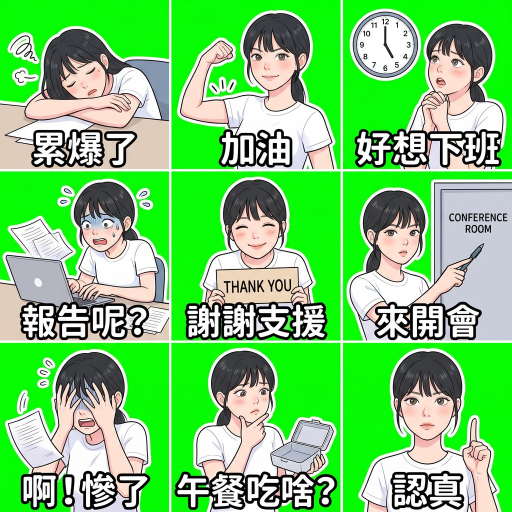
#> input picture reference/upstream-line-sticker-studio/assets/sample-grid.jpg, 1024 x 1024 px (shown at 1/2 size)
$ python slice_line_stickers.py ../reference/upstream-line-sticker-studio/assets/sample-grid.jpg
#> lines starting #> are read from the running program, lines starting #| are printed output that depends on the picture
### src/sticker_forge/grid_tool.py
#!/usr/bin/env python3
"""
sticker_forge/grid_tool.py
Ann Cheng 16 宮格 AI 似顏繪 LINE 貼圖自動切圖與規格驗證工具。
對應規範：docs/line-sticker-16-grid-prompt-spec.md
對應任務：T-20261031-02

功能：
1. 讀取 1480x1280 的透明排列圖，自動切出 16 張 370x320 PNG (01.png ~ 16.png)。
2. 檢查 Alpha Channel 透明通道、實質去背透明度、尺寸與四周 10px 安全邊距合規性。
3. 檢查單張檔案大小不超過 1MB 上限，並以「可見像素」啟發式防範空白貼圖（只剩雜點）、
   實心白框／假透明底（安全區被不透明內容填滿）與近乎全白的淺灰內容（疑似棋盤格）。
4. 自動等比例縮放合成 main.png (240x240) 與 tab.png (96x74)。
5. 檢驗全數合規時可選打包輸出為 LINE 上架 ZIP 壓縮包（未通過合規不予打包）。

啟發式門檻（本工具自訂的取捨，不是 LINE 官方數字，見下方常數與規範文件 6.3）：
- VISIBLE_ALPHA_MIN：alpha 達此值才算「肉眼看得見」的像素。
- MIN_VISIBLE_RATIO：單格可見像素佔整格比例低於此值視為空白貼圖。
- MAX_SAFE_COVERAGE：安全區內可見像素覆蓋率達此值視為未去背（實心底）。
- MAX_LIGHT_NEUTRAL_RATIO：可見像素中淺色無彩色佔比達此值視為疑似白底／棋盤格。
已知抓不到：深色或彩色的棋盤格、只佔安全區一部分的彩色假底。

結束碼：
0: 成功且檢驗通過（或非 strict 模式下僅邊距警告放行；未要求 --zip 時）
1: 規格檢驗失敗（缺少 Alpha 通道、全無透明去背、尺寸不符、空圖、實心／假透明圖、超限 1MB、
   --strict 模式下邊距違規或 --margin 小於 10，或已要求 --zip 但因任何原因未能產出）
2: 參數錯誤、檔案不存在、或缺少必要套件 Pillow
"""

from __future__ import annotations

import argparse
import json
import os
import sys
import zipfile
from dataclasses import dataclass, field
from pathlib import Path
from typing import Any, Dict, List, Optional, Tuple

try:
    from PIL import Image
    PIL_AVAILABLE = True
except ImportError:
    Image = None  # type: ignore
    PIL_AVAILABLE = False

from .spec import (
    LINE_MIN_MARGIN, LINE_MAX_STICKER_SIZE, LINE_STICKER_COUNTS,
    LINE_MAX_FILE_BYTES, LINE_MAX_ZIP_BYTES, VISIBLE_ALPHA_MIN,
    MIN_VISIBLE_RATIO, MAX_SAFE_COVERAGE, MAX_LIGHT_NEUTRAL_RATIO,
)
from .content import measure_cell_content


def _utf8_stdio() -> None:
    """防止 Windows 終端在 cp950 編碼下因輸出特殊符號或中文崩潰。"""
    for stream in (sys.stdout, sys.stderr):
        reconfigure = getattr(stream, "reconfigure", None)
        if reconfigure is not None:
            reconfigure(encoding="utf-8", errors="replace")


@dataclass
class MarginViolation:
    top: int = 0
    bottom: int = 0
    left: int = 0
    right: int = 0

    @property
    def total(self) -> int:
        return self.top + self.bottom + self.left + self.right

    # [8 lines left out: function as_dict, not called in this run]


@dataclass
class CellReport:
    index: int
    filename: str
    width: int
    height: int
    has_alpha: bool
    is_empty: bool
    is_fully_opaque: bool
    margin_ok: bool
    violations: MarginViolation
    file_size_bytes: int
    exceeds_1mb: bool
    visible_pixels: int = 0
    safe_area_coverage: float = 0.0
    light_neutral_ratio: float = 0.0
    looks_like_backdrop: bool = False

    # [18 lines left out: function as_dict, not called in this run]


@dataclass
class SlicingReport:
    input_path: str
    image_width: int
    image_height: int
    mode: str
    has_alpha: bool
    has_transparent_pixels: bool
    expected_cells: int
    sliced_cells: int
    main_created: bool
    tab_created: bool
    zip_created: Optional[str]
    all_margin_ok: bool
    all_cells_valid: bool
    cells: List[CellReport]
    errors: List[str]
    warnings: List[str]
    package_blockers: List[str] = field(default_factory=list)

    # [20 lines left out: function as_dict, not called in this run]


def check_cell_margins(cell_img: Any, margin: int = 10, alpha_threshold: int = 0) -> MarginViolation:
    """檢查單格貼圖四周 margin 像素內是否有非透明像素 (alpha > alpha_threshold)。"""
    if cell_img.mode != "RGBA":
        cell_img = cell_img.convert("RGBA")

    w, h = cell_img.size
    alpha = cell_img.getchannel("A")

    def count(box: Tuple[int, int, int, int]) -> int:
        x0, y0, x1, y1 = box
        if x1 <= x0 or y1 <= y0:
            return 0
        return sum(alpha.crop(box).histogram()[alpha_threshold + 1:])

    # 上、下各取 margin 列的整條；左、右只取中間列，避免與上下角落重複計數
    top_count = count((0, 0, w, min(margin, h)))
    bottom_count = count((0, max(0, h - margin), w, h))
    left_count = count((0, margin, min(margin, w), max(margin, h - margin)))
    right_count = count((max(0, w - margin), margin, w, max(margin, h - margin)))

    return MarginViolation(
        top=top_count,
        bottom=bottom_count,
        left=left_count,
        right=right_count,
    )


def create_fitted_canvas(
    source_img: Any, target_size: Tuple[int, int]
) -> Any:
    """將 source_img 等比例縮放並置中貼於指定 target_size 的全新全透明 RGBA 畫布。"""
    target_w, target_h = target_size
    canvas = Image.new("RGBA", (target_w, target_h), (0, 0, 0, 0))

    src_w, src_h = source_img.size
    if src_w == 0 or src_h == 0:
        return canvas

    ratio = min(target_w / src_w, target_h / src_h)
    new_w = max(1, int(round(src_w * ratio)))
    new_h = max(1, int(round(src_h * ratio)))

    resample_filter = getattr(Image, "Resampling", Image).LANCZOS
    resized = source_img.resize((new_w, new_h), resample=resample_filter)

    paste_x = (target_w - new_w) // 2
    paste_y = (target_h - new_h) // 2
    canvas.paste(resized, (paste_x, paste_y), mask=resized if resized.mode == "RGBA" else None)
    return canvas


def slice_line_stickers(
    input_path: Path | str,
    out_dir: Path | str,
    rows: int = 4,
    cols: int = 4,
    cell_width: int = 370,
    cell_height: int = 320,
    margin: int = 10,
    main_index: int = 1,
    tab_index: int = 1,
    skip_main: bool = False,
    skip_tab: bool = False,
    zip_path: Optional[Path | str] = None,
    strict: bool = False,
) -> SlicingReport:
    """執行 16 宮格切圖、驗證與縮圖合成。

    strict=True 時，邊距違規與 margin 小於 LINE 官方 10px 都視為錯誤。
    要求 zip_path 但因任何原因未能產出時，一律在 errors 補一條原因（呼叫端據此回 exit 1）。
    """
#> called with out_dir = 'output', rows = 4, cols = 4, cell_width = 370, cell_height = 320, margin = 10, main_index = 1, tab_index = 1
    if not PIL_AVAILABLE or Image is None:
        raise RuntimeError("缺少必要第三方套件 Pillow (PIL)。請執行 pip install Pillow 安裝依賴。")

    if margin < 0:
        raise ValueError(f"安全邊距 (--margin) 必須為非負整數，收到: {margin}")

    expected_total = rows * cols
    if not (1 <= main_index <= expected_total):
        raise ValueError(f"--main-index 必須介於 1 到 {expected_total} 之間，收到: {main_index}")
    if not (1 <= tab_index <= expected_total):
        raise ValueError(f"--tab-index 必須介於 1 到 {expected_total} 之間，收到: {tab_index}")

    src_file = Path(input_path)
    if not src_file.is_file():
        raise FileNotFoundError(f"輸入檔案不存在：{src_file}")

    # 先清掉舊 ZIP：本次若不合格，磁碟上就不會殘留上一輪合格時留下的舊檔
    zip_p: Optional[Path] = Path(zip_path) if zip_path else None
    if zip_p is not None:
        if zip_p.resolve() == src_file.resolve():
            raise ValueError(f"--zip 路徑不可與輸入檔案相同：{zip_p}")
        if zip_p.is_dir():
            raise ValueError(f"--zip 路徑是目錄，需為檔案路徑：{zip_p}")
        zip_p.unlink(missing_ok=True)

    target_dir = Path(out_dir)
    target_dir.mkdir(parents=True, exist_ok=True)

    img = Image.open(src_file)
#> img is the input picture: PIL image 1024x1024 RGB; mean R, G, B 116.4, 202.4, 110.1
    w, h = img.size
    orig_mode = img.mode

    errors: List[str] = []
    warnings: List[str] = []

    # 辨識並處理 Alpha 通道（支援 RGBA, LA, 具備 transparency 之 P 模式）
    has_alpha_channel = False
    if orig_mode == "RGBA":
        has_alpha_channel = True
        working_base = img
    elif orig_mode == "LA":
        has_alpha_channel = True
        working_base = img.convert("RGBA")
    elif orig_mode == "P" and "transparency" in img.info:
        has_alpha_channel = True
        working_base = img.convert("RGBA")
    else:
        has_alpha_channel = False
        working_base = img.convert("RGBA")
        errors.append(f"影像缺少 Alpha 通道（目前模式為 {orig_mode}，LINE 要求去背透明，本工具以 Alpha 通道判定）")

    # 檢查實質去背透明度：若全圖所有像素 Alpha 均為 255，屬於未去背的假透明圖
    alpha_channel = working_base.getchannel("A")
#> alpha_channel: PIL image 1024x1024 L; every value is 255
    alpha_min, alpha_max = alpha_channel.getextrema()
#> alpha_min = 255; alpha_max = 255
    has_transparent_pixels = (alpha_min < VISIBLE_ALPHA_MIN)
#> has_transparent_pixels = False
    if not has_transparent_pixels:
        errors.append("影像幾乎無透明像素（所有像素 alpha 皆 >= 16，肉眼看來是不透明實心），未去背處理")

    if margin < LINE_MIN_MARGIN:
        if strict:
            errors.append(f"--strict 要求安全邊距 >= LINE 官方 {LINE_MIN_MARGIN}px，收到 --margin {margin}")
        else:
            warnings.append(f"--margin {margin} 小於 LINE 官方 {LINE_MIN_MARGIN}px，結果不保證可上架，也不會打包 ZIP")

    expected_w = cols * cell_width
    expected_h = rows * cell_height
    if w != expected_w or h != expected_h:
        errors.append(f"影像尺寸 ({w}x{h}) 與預期網格規格 ({expected_w}x{expected_h}) 不一致")

    # 若輸入影像小於網格總尺寸，補齊透明畫布以防 crop 越界
    if w < expected_w or h < expected_h:
        padded_canvas = Image.new("RGBA", (max(w, expected_w), max(h, expected_h)), (0, 0, 0, 0))
#> padded_canvas: PIL image 1480x1280 RGBA; every value is 0
        padded_canvas.paste(working_base, (0, 0), mask=working_base)
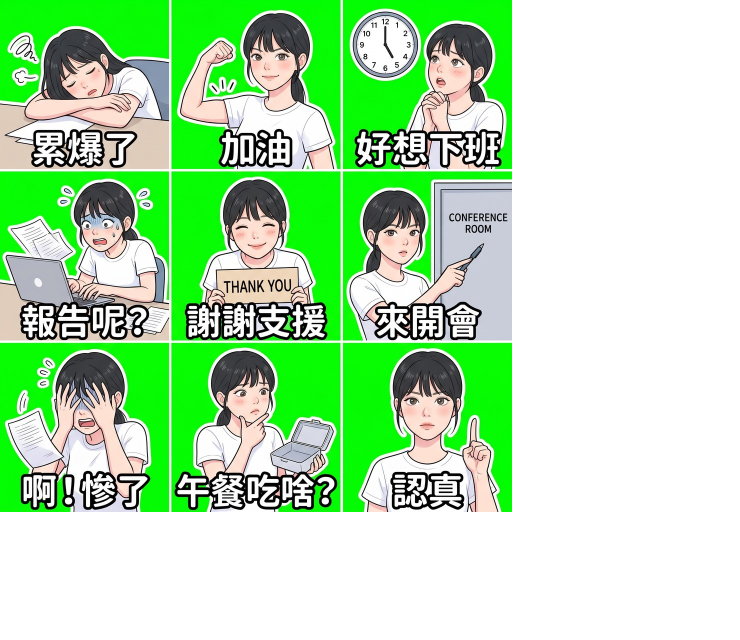
#> padded_canvas: PIL image 1480x1280 RGBA (shown at 1/2 size); mean R, G, B, A 64.4, 112, 61, 141.1; transparent parts drawn white
        working_img = padded_canvas
    else:
        working_img = working_base

    cells_reports: List[CellReport] = []
    sliced_images: Dict[int, Any] = {}
    all_margin_ok = True
    all_cells_valid = True

    # 執行單格裁切與驗證
    for idx in range(1, expected_total + 1):
        col = (idx - 1) % cols
        row = (idx - 1) // cols

        left = col * cell_width
        top = row * cell_height
        right = left + cell_width
        bottom = top + cell_height

        box = (left, top, right, bottom)
        cell_img = working_img.crop(box)

        # 確保單格尺寸精確為 cell_width x cell_height
        if cell_img.size != (cell_width, cell_height):
            fixed_cell = Image.new("RGBA", (cell_width, cell_height), (0, 0, 0, 0))
            fixed_cell.paste(cell_img, (0, 0), mask=cell_img)
            cell_img = fixed_cell

        # 檢查單格內容實質性：以「可見像素」量測，而非只看有沒有任何非零像素
        m = measure_cell_content(cell_img, margin=margin)
        visible_pixels = int(m["visible_pixels"])
        safe_coverage = float(m["safe_area_coverage"])
        light_ratio = float(m["light_neutral_ratio"])
        cell_area = cell_width * cell_height
        min_visible = max(1, int(cell_area * MIN_VISIBLE_RATIO))

        is_empty = visible_pixels < min_visible
        if is_empty:
            all_cells_valid = False
            errors.append(
                f"單格 {idx:02d}.png 可見像素僅 {visible_pixels} 個（低於整格 {MIN_VISIBLE_RATIO:.0%} = {min_visible} 個），視為空白貼圖"
            )

        is_fully_opaque = safe_coverage >= MAX_SAFE_COVERAGE
        if is_fully_opaque:
            all_cells_valid = False
            errors.append(
                f"單格 {idx:02d}.png 安全區可見覆蓋率 {safe_coverage:.1%}（>= {MAX_SAFE_COVERAGE:.0%}），實心底或假透明，未去背"
            )

        looks_like_backdrop = (not is_empty) and light_ratio >= MAX_LIGHT_NEUTRAL_RATIO
        if looks_like_backdrop:
            all_cells_valid = False
            errors.append(
                f"單格 {idx:02d}.png 可見像素有 {light_ratio:.1%} 是淺色無彩色，疑似白底或棋盤格假透明"
            )

        violations = check_cell_margins(cell_img, margin=margin)
        margin_ok = (violations.total == 0) and not is_empty and not is_fully_opaque and not looks_like_backdrop
        if violations.total > 0:
            all_margin_ok = False
            if strict:
                errors.append(f"單格 {idx:02d}.png 邊距溢出 {violations.total} px（--strict）")

        fname = f"{idx:02d}.png"
        out_path = target_dir / fname
        cell_img.save(out_path, format="PNG")
        sliced_images[idx] = cell_img

        file_size = os.path.getsize(out_path)
        exceeds_1mb = file_size > LINE_MAX_FILE_BYTES
        if exceeds_1mb:
            all_cells_valid = False
            errors.append(f"單格 {idx:02d}.png 容量 ({file_size} bytes) 超過 1MB 官方上限")

        cells_reports.append(
            CellReport(
                index=idx,
                filename=fname,
                width=cell_img.size[0],
                height=cell_img.size[1],
                has_alpha=has_alpha_channel,
                is_empty=is_empty,
                is_fully_opaque=is_fully_opaque,
                margin_ok=margin_ok,
                violations=violations,
                file_size_bytes=file_size,
                exceeds_1mb=exceeds_1mb,
                visible_pixels=visible_pixels,
                safe_area_coverage=safe_coverage,
                light_neutral_ratio=light_ratio,
                looks_like_backdrop=looks_like_backdrop,
            )
        )
#> this loop made 16 passes
#> (visible_pixels, safe_coverage, light_ratio, is_empty, is_fully_opaque) on passes 1 to 8: (118400, 1, 0.15, False, True), (118400, 1, 0.215, False, True), (90880, 0.783, 0.253, False, False), (0, 0, 0, True, False), (118400, 1, 0.216, False, True), (118400, 1, 0.153, False, True), (90880, 0.783, 0.164, False, False), (0, 0, 0, True, False)
#> pass 1, in slice_line_stickers, `cell_img = working_img.crop(box)`:
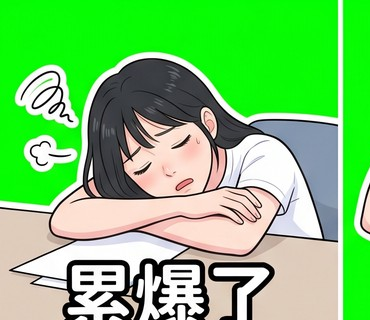
#> cell_img: PIL image 370x320 RGBA; mean R, G, B, A 118.9, 200.9, 109.3, 255
#> pass 1, in measure_cell_content, `r, g, b = cell_img.getchannel("R"), cell_img.getchannel("G"), cell_img..`:
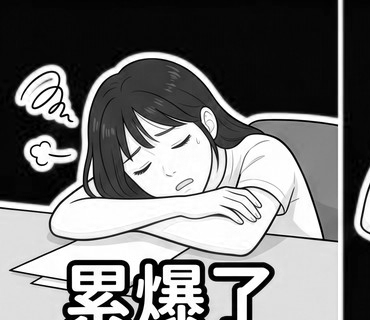
#> r: PIL image 370x320 L; min 0, max 255, mean 118.9
#> pass 1, in measure_cell_content, `r, g, b = cell_img.getchannel("R"), cell_img.getchannel("G"), cell_img..`:
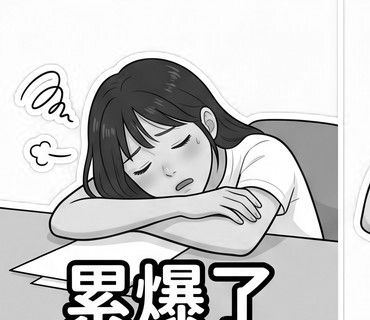
#> g: PIL image 370x320 L; min 0, max 255, mean 200.9
#> after the loop, cells_reports = 16 items; errors = 13 items; sliced_images = 16 items

    # 產生 main.png (240x240)
    main_created = False
    if not skip_main:
        src_for_main = sliced_images.get(main_index)
        if src_for_main:
            main_canvas = create_fitted_canvas(src_for_main, (240, 240))
#> in create_fitted_canvas, `resized = source_img.resize((new_w, new_h), resample=resample_filter)`:
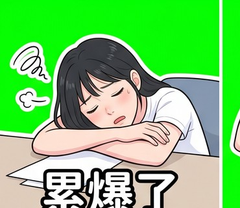
#> resized: PIL image 240x208 RGBA; mean R, G, B, A 118.6, 200.8, 109.2, 255
#> (the rest of the program and of its run is left out)
